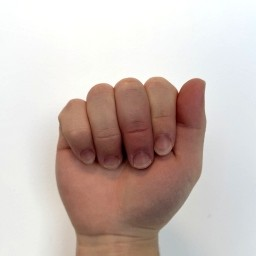
#> input picture examples/own_images/A_1.jpg, 256 x 256 px
$ python -i robustness.py   (imports and definitions only)
#> lines starting #> are read from the running program, lines starting #| are printed output that depends on the picture
#> further down, picture is the input picture: shape (256, 256, 3); mean B, G, R 184.8, 190.6, 204.9
"""Robustness evaluation under capture conditions the clean dataset does not cover.

Every held-out *test* image is re-rendered under a set of synthetic
conditions (cluttered background, low light, blur, sensor noise, rotation,
position/scale shift, and a combined "webcam-like" condition). The full
pipeline - MediaPipe detection, feature construction, classifier - is then
run end to end, so an image counts as wrong if MediaPipe loses the hand.

Complex backgrounds are produced by segmenting the hand with OpenCV GrabCut
(seeded from the MediaPipe landmarks of the clean image) and compositing it
onto cluttered scenes: random crops of two CC-BY photographs bundled with
scikit-learn, and procedurally drawn clutter.
"""

from __future__ import annotations

from dataclasses import dataclass
from typing import Callable

import cv2
import joblib
import numpy as np
import pandas as pd

from . import config, features, viz
from .landmarks import COORD_COLUMNS, HandLandmarker, imread
from .supervised import MODELS, load_dataset, undetected_split

HAND_CONNECTIONS = [
    (0, 1), (1, 2), (2, 3), (3, 4), (0, 5), (5, 6), (6, 7), (7, 8), (5, 9), (9, 10), (10, 11),
    (11, 12), (9, 13), (13, 14), (14, 15), (15, 16), (13, 17), (17, 18), (18, 19), (19, 20), (0, 17),
]

# ----------------------------------------------------------------------------------
# Hand segmentation (OpenCV GrabCut seeded by landmarks)
# ----------------------------------------------------------------------------------


# [36 lines left out: function hand_mask, not called in this run]


# ----------------------------------------------------------------------------------
# Cluttered backgrounds
# ----------------------------------------------------------------------------------


class BackgroundBank:
    """Random cluttered 256x256 backgrounds: photo crops and procedural clutter."""

    # [35 lines left out: functions __init__, photo, clutter, not called in this run]

    def sample(self, size: int = 256) -> np.ndarray:
        return self.photo(size) if self.rng.random() < 0.5 else self.clutter(size)


def composite(image: np.ndarray, alpha: np.ndarray, background: np.ndarray) -> np.ndarray:
    a = alpha[..., None]
    return (image * a + background * (1 - a)).astype(np.uint8)


# ----------------------------------------------------------------------------------
# Conditions
# ----------------------------------------------------------------------------------


@dataclass
class Context:
    rng: np.random.Generator
    landmarks: np.ndarray  # clean-image landmarks (21, 3), used to seed segmentation
    bank: BackgroundBank


# [26 lines left out: functions _rotate, _affine, _place, _wall, not called in this run]


def _shift_scale(img, ctx: Context):
    """Smaller, off-centre hand on the same plain wall."""
    return _place(img, ctx, _wall(img), float(ctx.rng.uniform(0.55, 0.75)), 0.0, *ctx.rng.uniform(-50, 50, 2))


def _low_light(img):
    dark = 255.0 * (img / 255.0) ** 2.2 * 0.55
    return np.clip(dark, 0, 255).astype(np.uint8)


def _background(img, ctx: Context):
    return composite(img, hand_mask(img, ctx.landmarks), ctx.bank.sample(img.shape[0]))


# [5 lines left out: function _webcam_like, not called in this run]


CONDITIONS: dict[str, Callable[[np.ndarray, Context], np.ndarray]] = {
    "clean": lambda img, ctx: img,
    "complex background": _background,
    "low light": lambda img, ctx: _low_light(img),
    "blur": lambda img, ctx: cv2.GaussianBlur(img, (0, 0), 2.5),
    "sensor noise": lambda img, ctx: np.clip(img + ctx.rng.normal(0, 15, img.shape), 0, 255).astype(np.uint8),
    "rotation ±30°": lambda img, ctx: _rotate(img, float(ctx.rng.choice([-1, 1]) * ctx.rng.uniform(15, 30))),
    "shift & scale": _shift_scale,
    "webcam-like (combined)": _webcam_like,
}


def clahe(img: np.ndarray) -> np.ndarray:
    """Contrast-limited histogram equalisation on the lightness channel (used as a preprocessing option)."""
    lab = cv2.cvtColor(img, cv2.COLOR_BGR2LAB)
#> lab: shape (256, 256, 3); mean of channels 0, 1, 2 198.1, 133.2, 133.6
    lab[..., 0] = cv2.createCLAHE(clipLimit=2.0, tileGridSize=(8, 8)).apply(lab[..., 0])
#> lab: shape (256, 256, 3); mean of channels 0, 1, 2 199.7, 133.2, 133.6
    return cv2.cvtColor(lab, cv2.COLOR_LAB2BGR)
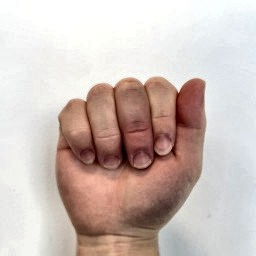
#> returned value: shape (256, 256, 3); mean B, G, R 186.2, 192, 206.8


def denoise(img: np.ndarray) -> np.ndarray:
    """5x5 median filter. MediaPipe's palm detector is very sensitive to per-pixel noise."""
    return cv2.medianBlur(img, 5)


# [13 lines left out: function auto_gamma, not called in this run]


PREPROCESSING: dict[str, Callable[[np.ndarray], np.ndarray]] = {
    "CLAHE": clahe, "auto-gamma": auto_gamma, "denoise": denoise,
}

# (condition, preprocessing) pairs evaluated in addition to every raw condition
PREPROCESSED_RUNS = (
    ("low light", "CLAHE"), ("low light", "auto-gamma"), ("sensor noise", "denoise"),
    ("clean", "auto-gamma"), ("clean", "denoise"),
)


# ----------------------------------------------------------------------------------
# Evaluation
# ----------------------------------------------------------------------------------


def _slug(name: str) -> str:
    return "".join(c if c.isalnum() else "_" for c in name).strip("_").lower()


# [26 lines left out: function extract_condition, not called in this run]


# Conditions that cut the hand out of the photo first need its landmarks from the
# original image, so they cannot be generated for images where MediaPipe never
# found a hand; those images are counted as failures for these conditions.
NEEDS_LANDMARKS = {"complex background", "shift & scale", "webcam-like (combined)"}


# [121 lines left out: functions extract_condition_undetected, _load_final_models, run, plot, example_figure, not called in this run]

>>> import cv2
>>> picture = cv2.imread('../../examples/own_images/A_1.jpg')
>>> result = clahe(picture)
